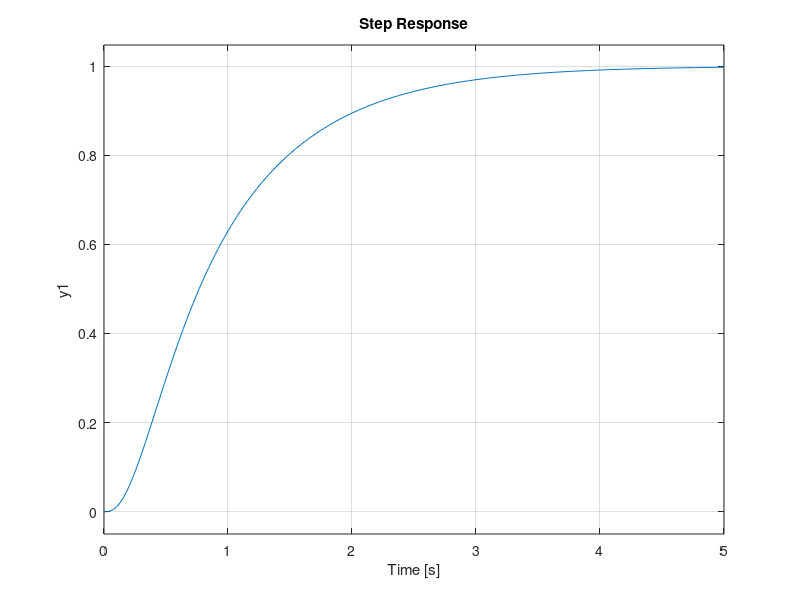
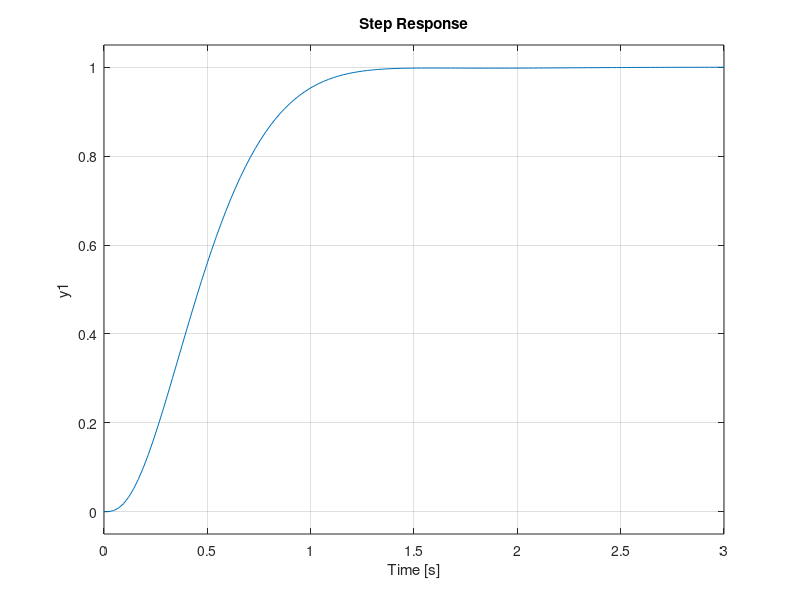
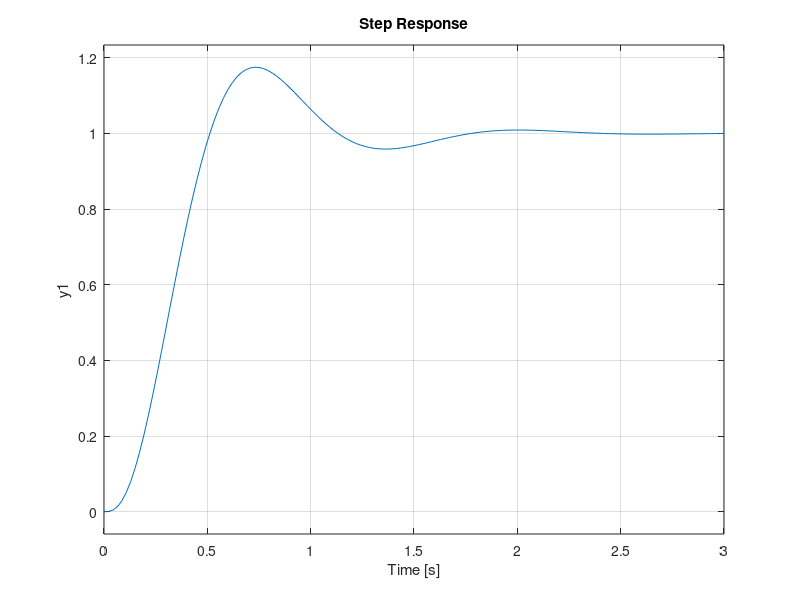
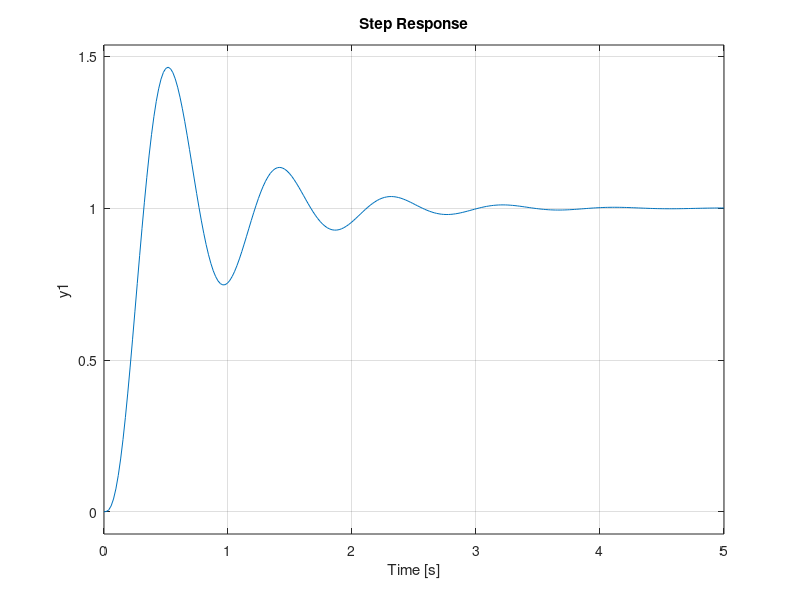

The MATLAB script that drew these images, in order:
% TASK 4

clc; clear all; close all;
s = tf('s');

k1 = 2.5;
T1 = 0.25;
T2 = 0.125;
k2 = 0.4;
c0 = 0.02;
c1 = 0.3;

C = (k1*T1*s+k1)/(T2*s+1);
G = tf(k2, [c0 c1 1 0]);
L = C*G;
Tyr = feedback(L,1);
Tyr1 = feedback(2*L,1);
Tyr2 = feedback(4*L,1);
Tyr3 = feedback(8*L,1);
Tyd = -feedback(G*C,1);
step(Tyr);
figure;
step(Tyr1);
figure;
step(Tyr2);
figure;
step(Tyr3);
